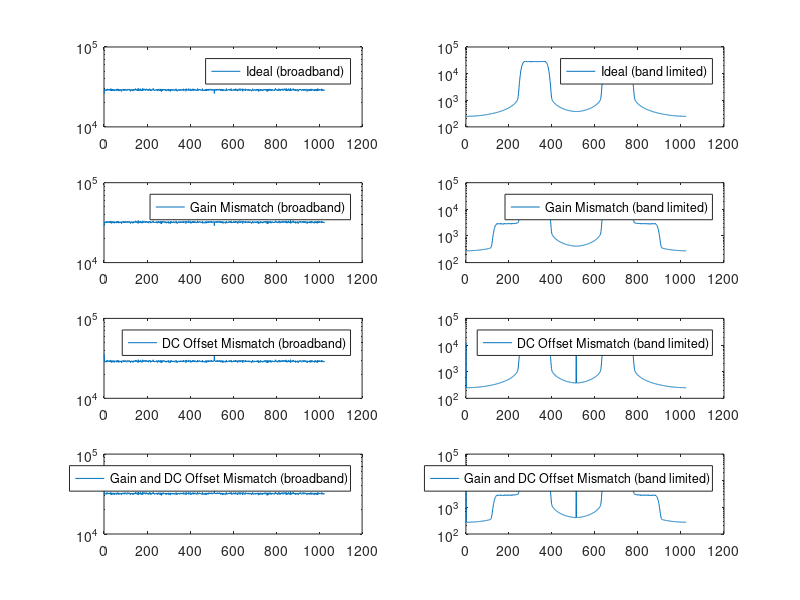
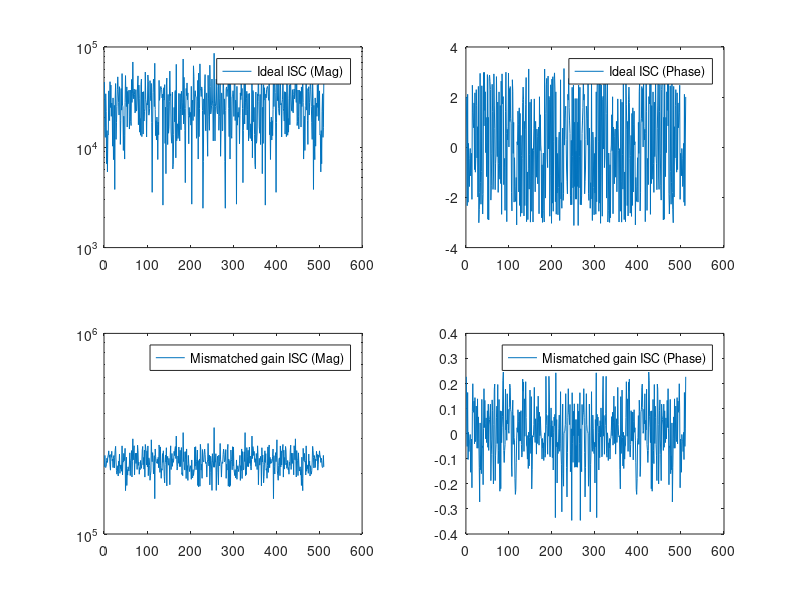

Recreate these plots in MATLAB, in order.
% Gaussian noise (1024 vectors with 1024 samples/per vector)
x=randn(1024);

% Order 100 FIR filter (band-pass from 1/2 to 3/4 band)
b=fir1(100,[0.5 0.75]);

% Band limited Gaussian noise
y=filter(b,1,x);

% Simulate 20% gain mismatch between interleaved ADCs
xgain=x;
xgain(1:2:1023,:)=xgain(1:2:1023,:)*1.2;

ygain=y;
ygain(1:2:1023,:)=ygain(1:2:1023,:)*1.2;

% Simulate 1% of dynamic range DC offset between interleaved ADCs
% (Assume RMS of band limited noise is 20% of total dynamic range)
xoff=x;
xoff(1:2:1023,:)=xoff(1:2:1023,:)+0.01*5*std(reshape(x,1,2^20),1);

yoff=y;
yoff(1:2:1023,:)=yoff(1:2:1023,:)+0.01*5*std(reshape(y,1,2^20),1);

% Simulate both effects
xboth=x;
xboth(1:2:1023,:)=xboth(1:2:1023,:)*1.2+0.01*5*std(reshape(x,1,2^20),1);

yboth=y;
yboth(1:2:1023,:)=yboth(1:2:1023,:)*1.2+0.01*5*std(reshape(y,1,2^20),1);

% Plot integrated spectra of all signals
subplot(4,2,1);
semilogy(sum(abs(fft(x)),2));
legend('Ideal (broadband)');

subplot(4,2,2);
semilogy(sum(abs(fft(y)),2));
legend('Ideal (band limited)');

subplot(4,2,3);
semilogy(sum(abs(fft(xgain)),2));
legend('Gain Mismatch (broadband)');

subplot(4,2,4);
semilogy(sum(abs(fft(ygain)),2));
legend('Gain Mismatch (band limited)');

subplot(4,2,5);
semilogy(sum(abs(fft(xoff)),2));
legend('DC Offset Mismatch (broadband)');

subplot(4,2,6);
semilogy(sum(abs(fft(yoff)),2));
legend('DC Offset Mismatch (band limited)');

subplot(4,2,7);
semilogy(sum(abs(fft(xboth)),2));
legend('Gain and DC Offset Mismatch (broadband)');

subplot(4,2,8);
semilogy(sum(abs(fft(yboth)),2));
legend('Gain and DC Offset Mismatch (band limited)');

% Compute and plot intra-spectrum correlations
figure(2);
fx=fft(x);
fxg=fft(xgain);
fxxf=fx(2:512,:).*fx(512:-1:2,:);
fxggxf=fxg(2:512,:).*fxg(512:-1:2,:);

subplot(2,2,1);
semilogy(abs(sum(fxxf,2)));
legend('Ideal ISC (Mag)');

subplot(2,2,2);
plot(angle(sum(fxxf,2)));
legend('Ideal ISC (Phase)');

subplot(2,2,3);
semilogy(abs(sum(fxggxf,2)));
legend('Mismatched gain ISC (Mag)');

subplot(2,2,4);
plot(angle(sum(fxggxf,2)));
legend('Mismatched gain ISC (Phase)');
